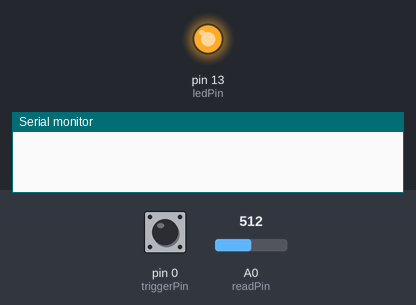
A sketch run on a simulated Teensy 4. On the bench: output pins drawn as LEDs (lit = HIGH), the last lines printed to the serial monitor. Dashed ring = blinking. The inputs (shaded band) are chosen by the test bench; at power-on: pin 0 (triggerPin) HIGH, A0 (readPin) = 512 (analog values on the 0–1023 scale).

Above: at 1.2 s.
1.3 s: pin 0 (triggerPin) pulled LOW for 3.2 s
At 1.8 s:
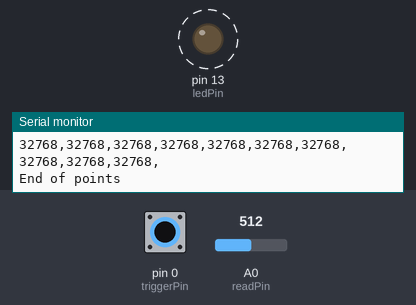
Timing chart, 0 to 7.5 s (numbered marks = the images above; inputs shaded):
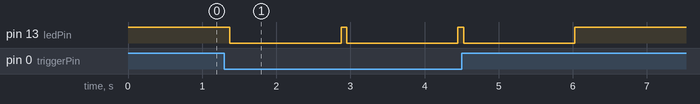

The sketch:

adcspeedtest3.2.ino
```cpp
// ADC speed test and points collection
//  with customized ADC software (faster than analogRead() )
//  customized to work on Teensy 3.1: 32-bit MK20DX256 72MHz ARM Cortex-M4
//                      256KB of Flash memory, 64KB of RAM
//                      see http://www.pjrc.com/teensy/ for details
//  should be able to run on other ARM Cortex family processors
//  may need modifications for ADC differences
//  Test results: sps = 285,714, elapsedTime = 7 mSec

// #include <ADC.h>

// ADC *adc = new ADC(); // adc object
const int readPin = A0; // ADC0, A0 pin 14

int ledPin = LED_BUILTIN;      // On board LED connected to digital pin 13
int triggerPin = 0;            // Start points collection when D0 goes high

int iterations = 0;             // iteration counter
const int maxpoints = 500;     // number of points to collect

int sps = 0;
double startTime, elapsedTime;
uint16_t points[maxpoints];        // store points here (16 bits per sample)

void setup() {

//  ADC_Configuration();          //  set up ADC1 for single channel on-demand conversions

//  adc->setAveraging(1); // set number of averages
//  adc->setResolution(16); // set bits of resolution to 16

analogReadResolution(16);

analogReadAveraging(1); // 1 to 32

  // it can be ADC_VERY_LOW_SPEED, ADC_LOW_SPEED, ADC_MED_SPEED, ADC_HIGH_SPEED_16BITS, ADC_HIGH_SPEED or ADC_VERY_HIGH_SPEED
  // see the documentation for more information
//  adc->setConversionSpeed(ADC_HIGH_SPEED); // change the conversion speed

  // it can be ADC_VERY_LOW_SPEED, ADC_LOW_SPEED, ADC_MED_SPEED, ADC_HIGH_SPEED or ADC_VERY_HIGH_SPEED
//  adc->setSamplingSpeed(ADC_HIGH_SPEED); // change the sampling speed

  // If you enable interrupts, notice that the isr will read the result, so that isComplete() will return false (most of the time)
  //adc->enableInterrupts(ADC_0); // enable interrupts BEFORE calling a measurement method

//  adc->startContinuous(readPin, ADC_0);


  pinMode(ledPin, OUTPUT);                  // sets the pin as output
  pinMode(triggerPin, INPUT_PULLUP);        // sets the pin as input
  pinMode(readPin, INPUT);                  //A0, pin 14 single ended
  Serial.begin(9600);                       // open serial over usb
}


void loop()
{
    digitalWrite(ledPin, HIGH);   // Turn ON the LED pin
    iterations = 0;

    while (digitalRead(triggerPin) == HIGH);            //  Wait for signal (low) to start points collection

    startTime = millis();

    while (iterations < maxpoints) {            // collect samples until maxpoints is reached
    points[iterations] = analogRead(readPin);         // read the analog input channel 0 (12 bits 0-4095  0-3.3V)
                                                // sample time is the fastest - 1.5 cycles/conversion
                                                // and store the value in an array of points

//    points[iterations] = adc->analogRead(readPin, ADC_0); // read a new value, will return ADC_ERROR_VALUE if the comparison is false.

//    points[iterations] = (uint16_t)adc->analogReadContinuous(ADC_0); // the unsigned is necessary for 16 bits, otherwise values larger than 3.3/2 V are negative!

    iterations++;
    }

    elapsedTime = millis() - startTime;

    sps = round ( (float) maxpoints * 1000.0 / (float) elapsedTime );

    printPoints();                              // print points to serial port

    digitalWrite(ledPin, LOW);   // Turn OFF the LED pin
    delay(1500);
}

void printPoints(void)          // print points collected
{
    Serial.println();
    Serial.print(maxpoints);
    Serial.print(" ADC samples in ");
    Serial.print(elapsedTime);
    Serial.print(" ms = ");
    Serial.print(sps);
    Serial.println(" samples/sec");
    Serial.println("(16 bits 0-65535  0-3.3V)");
    Serial.println("printing all points 10 per line");

    int lines = maxpoints / 10;
    int linenum = 0;

    while (linenum < lines)
    {
        for (int i=0; i <10; i++) {
            Serial.print(points[i+(linenum*10)]);
            Serial.print(",");                      // comma separated
        }
        Serial.println();
        linenum++;
    }

    Serial.println("End of points");
}

/*
void adc0_isr(void) {
    adc->analogReadContinuous(ADC_0);
    digitalWriteFast(LED_BUILTIN, !digitalReadFast(LED_BUILTIN)); // Toggle the led
}
*/
```

Measured:
- after the input at 1.3 s, pin 13 (ledPin): alternates HIGH for 0.08 s and LOW for 1.5 s, 6 changes in all, then stays HIGH, starting after 0.08 s
